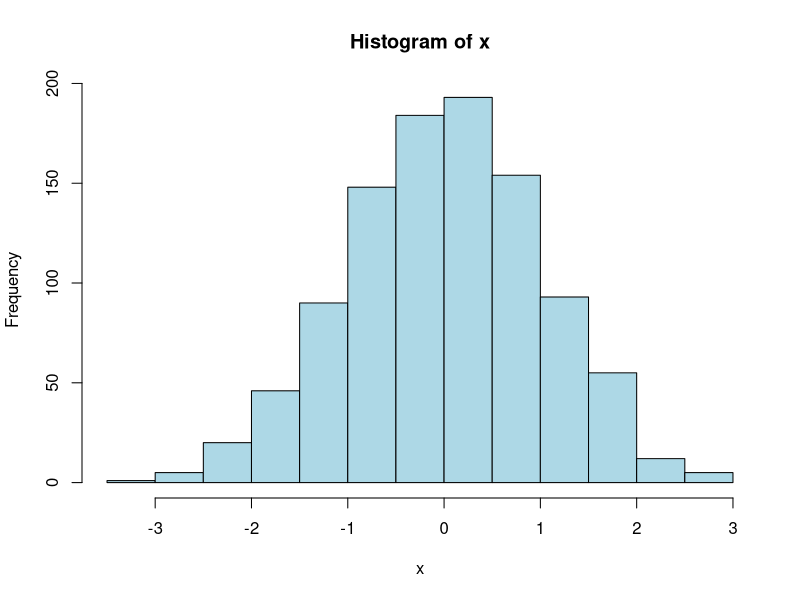

Recreate this plot in R.
args <- commandArgs(TRUE)
plot.filename <- args[1]

x <- rnorm(1006,0,1)

png(plot.filename)
hist(x, col="lightblue")